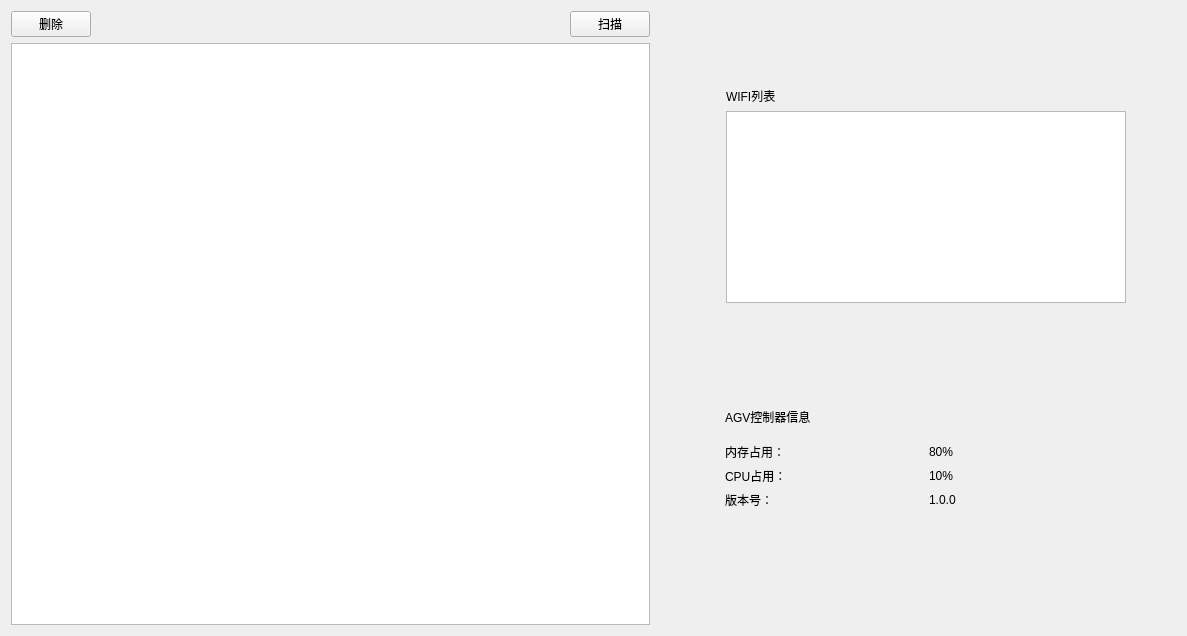
<?xml version="1.0" encoding="UTF-8"?>
<ui version="4.0">
 <class>CAGVListWindow</class>
 <widget class="QWidget" name="CAGVListWindow">
  <property name="geometry">
   <rect>
    <x>0</x>
    <y>0</y>
    <width>1187</width>
    <height>636</height>
   </rect>
  </property>
  <property name="windowTitle">
   <string>Form</string>
  </property>
  <layout class="QHBoxLayout" name="horizontalLayout_4">
   <item>
    <layout class="QGridLayout" name="gridLayout_12">
     <item row="0" column="0">
      <widget class="QPushButton" name="pushButton_Delete">
       <property name="text">
        <string>删除</string>
       </property>
      </widget>
     </item>
     <item row="0" column="1">
      <spacer name="horizontalSpacer_22">
       <property name="orientation">
        <enum>Qt::Horizontal</enum>
       </property>
       <property name="sizeHint" stdset="0">
        <size>
         <width>40</width>
         <height>20</height>
        </size>
       </property>
      </spacer>
     </item>
     <item row="0" column="2">
      <widget class="QPushButton" name="pushButton_ScanAGV">
       <property name="text">
        <string>扫描</string>
       </property>
      </widget>
     </item>
     <item row="1" column="0" colspan="3">
      <widget class="QTableWidget" name="tableAGVs"/>
     </item>
    </layout>
   </item>
   <item>
    <spacer name="horizontalSpacer_21">
     <property name="orientation">
      <enum>Qt::Horizontal</enum>
     </property>
     <property name="sizeType">
      <enum>QSizePolicy::Fixed</enum>
     </property>
     <property name="sizeHint" stdset="0">
      <size>
       <width>20</width>
       <height>20</height>
      </size>
     </property>
    </spacer>
   </item>
   <item>
    <layout class="QVBoxLayout" name="verticalLayout_3">
     <item>
      <spacer name="verticalSpacer_13">
       <property name="orientation">
        <enum>Qt::Vertical</enum>
       </property>
       <property name="sizeType">
        <enum>QSizePolicy::Expanding</enum>
       </property>
       <property name="sizeHint" stdset="0">
        <size>
         <width>20</width>
         <height>40</height>
        </size>
       </property>
      </spacer>
     </item>
     <item>
      <widget class="QWidget" name="widget_WIFI" native="true">
       <property name="maximumSize">
        <size>
         <width>500</width>
         <height>16777215</height>
        </size>
       </property>
       <layout class="QGridLayout" name="gridLayout_9">
        <item row="0" column="0">
         <widget class="QLabel" name="label_25">
          <property name="text">
           <string>WIFI列表</string>
          </property>
         </widget>
        </item>
        <item row="1" column="0" rowspan="2">
         <widget class="QTableWidget" name="tableWidget_WIFI">
          <property name="maximumSize">
           <size>
            <width>400</width>
            <height>16777215</height>
           </size>
          </property>
         </widget>
        </item>
       </layout>
      </widget>
     </item>
     <item>
      <spacer name="verticalSpacer_14">
       <property name="orientation">
        <enum>Qt::Vertical</enum>
       </property>
       <property name="sizeType">
        <enum>QSizePolicy::Fixed</enum>
       </property>
       <property name="sizeHint" stdset="0">
        <size>
         <width>20</width>
         <height>40</height>
        </size>
       </property>
      </spacer>
     </item>
     <item>
      <widget class="QWidget" name="widget_AGVControl" native="true">
       <property name="maximumSize">
        <size>
         <width>500</width>
         <height>16777215</height>
        </size>
       </property>
       <layout class="QGridLayout" name="gridLayout_10">
        <item row="3" column="1">
         <layout class="QGridLayout" name="gridLayout_11">
          <item row="0" column="0">
           <widget class="QLabel" name="label_30">
            <property name="maximumSize">
             <size>
              <width>200</width>
              <height>16777215</height>
             </size>
            </property>
            <property name="text">
             <string>内存占用：</string>
            </property>
           </widget>
          </item>
          <item row="1" column="0">
           <widget class="QLabel" name="label_31">
            <property name="maximumSize">
             <size>
              <width>200</width>
              <height>16777215</height>
             </size>
            </property>
            <property name="text">
             <string>CPU占用：</string>
            </property>
           </widget>
          </item>
          <item row="1" column="1">
           <widget class="QLabel" name="label_CPU">
            <property name="maximumSize">
             <size>
              <width>200</width>
              <height>16777215</height>
             </size>
            </property>
            <property name="text">
             <string>10%</string>
            </property>
           </widget>
          </item>
          <item row="2" column="0">
           <widget class="QLabel" name="label_33">
            <property name="maximumSize">
             <size>
              <width>200</width>
              <height>16777215</height>
             </size>
            </property>
            <property name="text">
             <string>版本号：</string>
            </property>
           </widget>
          </item>
          <item row="2" column="1">
           <widget class="QLabel" name="label_Ver">
            <property name="maximumSize">
             <size>
              <width>200</width>
              <height>16777215</height>
             </size>
            </property>
            <property name="text">
             <string>1.0.0</string>
            </property>
           </widget>
          </item>
          <item row="0" column="1">
           <widget class="QLabel" name="label_MEM">
            <property name="maximumSize">
             <size>
              <width>200</width>
              <height>16777215</height>
             </size>
            </property>
            <property name="text">
             <string>80%</string>
            </property>
           </widget>
          </item>
         </layout>
        </item>
        <item row="0" column="1">
         <spacer name="verticalSpacer_15">
          <property name="orientation">
           <enum>Qt::Vertical</enum>
          </property>
          <property name="sizeType">
           <enum>QSizePolicy::Fixed</enum>
          </property>
          <property name="sizeHint" stdset="0">
           <size>
            <width>20</width>
            <height>40</height>
           </size>
          </property>
         </spacer>
        </item>
        <item row="1" column="1">
         <layout class="QHBoxLayout" name="horizontalLayout_3">
          <item>
           <widget class="QLabel" name="label_36">
            <property name="text">
             <string>AGV控制器信息</string>
            </property>
           </widget>
          </item>
          <item>
           <spacer name="horizontalSpacer_18">
            <property name="orientation">
             <enum>Qt::Horizontal</enum>
            </property>
            <property name="sizeHint" stdset="0">
             <size>
              <width>40</width>
              <height>20</height>
             </size>
            </property>
           </spacer>
          </item>
         </layout>
        </item>
        <item row="4" column="1">
         <spacer name="verticalSpacer_16">
          <property name="orientation">
           <enum>Qt::Vertical</enum>
          </property>
          <property name="sizeType">
           <enum>QSizePolicy::Fixed</enum>
          </property>
          <property name="sizeHint" stdset="0">
           <size>
            <width>20</width>
            <height>40</height>
           </size>
          </property>
         </spacer>
        </item>
        <item row="3" column="0">
         <spacer name="horizontalSpacer_19">
          <property name="orientation">
           <enum>Qt::Horizontal</enum>
          </property>
          <property name="sizeType">
           <enum>QSizePolicy::Fixed</enum>
          </property>
          <property name="sizeHint" stdset="0">
           <size>
            <width>40</width>
            <height>20</height>
           </size>
          </property>
         </spacer>
        </item>
        <item row="2" column="1">
         <spacer name="verticalSpacer_17">
          <property name="orientation">
           <enum>Qt::Vertical</enum>
          </property>
          <property name="sizeType">
           <enum>QSizePolicy::Fixed</enum>
          </property>
          <property name="sizeHint" stdset="0">
           <size>
            <width>20</width>
            <height>10</height>
           </size>
          </property>
         </spacer>
        </item>
        <item row="3" column="2">
         <spacer name="horizontalSpacer_20">
          <property name="orientation">
           <enum>Qt::Horizontal</enum>
          </property>
          <property name="sizeType">
           <enum>QSizePolicy::Fixed</enum>
          </property>
          <property name="sizeHint" stdset="0">
           <size>
            <width>40</width>
            <height>20</height>
           </size>
          </property>
         </spacer>
        </item>
       </layout>
      </widget>
     </item>
     <item>
      <spacer name="verticalSpacer_18">
       <property name="orientation">
        <enum>Qt::Vertical</enum>
       </property>
       <property name="sizeType">
        <enum>QSizePolicy::Expanding</enum>
       </property>
       <property name="sizeHint" stdset="0">
        <size>
         <width>20</width>
         <height>40</height>
        </size>
       </property>
      </spacer>
     </item>
    </layout>
   </item>
  </layout>
 </widget>
 <resources/>
 <connections/>
</ui>
